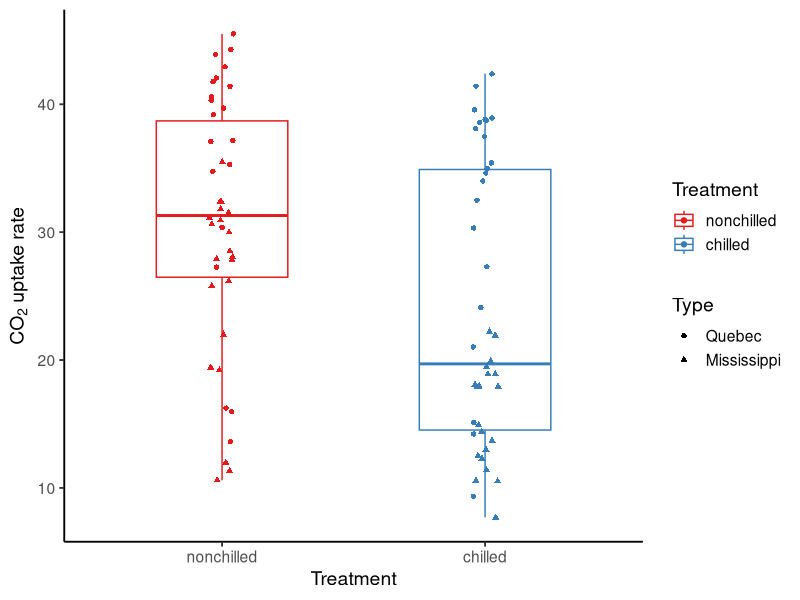

Source code (R):
## ---- chunk 1
knitr::opts_chunk$set(message = F, 
                      error = F, 
                      warning = F,
                      fig.align = "center")

## ---- chunk 2
library(tidyverse)

P <- ggplot(data = CO2) + 
  geom_boxplot(aes(x = Treatment, y = uptake, color = Treatment), width = 0.5) + 
  geom_point(aes(x = Treatment, y = uptake, color = Treatment, shape = Type), position = position_jitter(width = 0.05)) + 
  labs(x = "Treatment", y = expression(paste(CO[2], " uptake rate"))) + 
  theme_classic(base_size = 14) + 
  scale_color_brewer(palette = "Set1")

P
## ---- chunk 3


## ---- chunk 4


